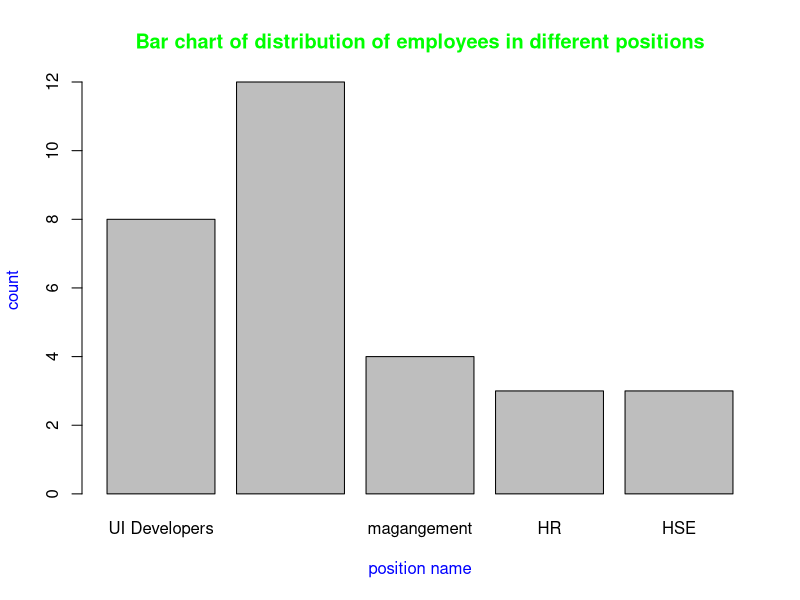
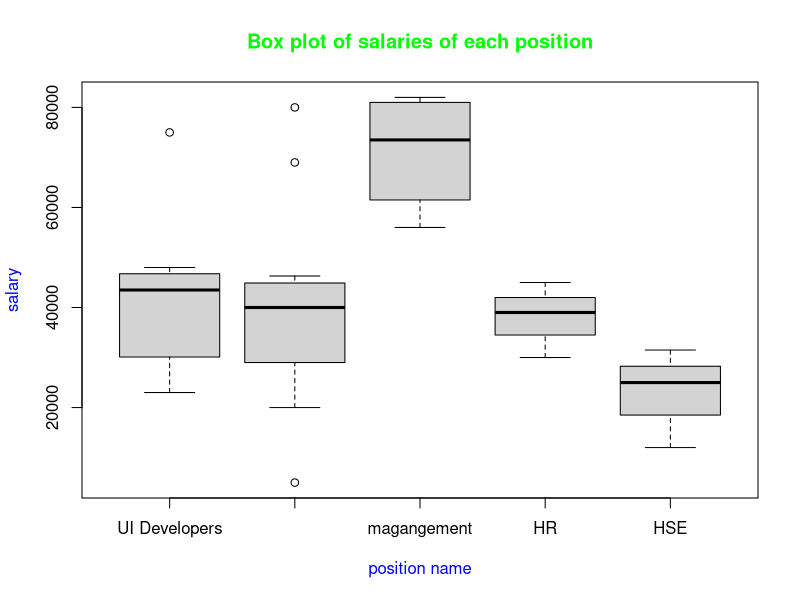

These figures' R source, in order: (Note: this script raises an error after producing the figures.)
################################################################################
#a
positions <- c('UI Developers', 'Back-end Developers', 'magangement', 'HR', 'HSE')
counts <- c(8, 12, 4, 3, 3)
################################################################################
#b

barplot(counts,
        names.arg = positions,
        main = "Bar chart of distribution of employees in different positions",
        xlab = "position name",
        ylab = "count",
        col.main = "green",
        col.lab = "blue")
################################################################################
#c

uid_salaries <- c(75000, 25000, 48000, 42000, 35200, 45000, 23000, 45500)
bed_salaries <- c(20000, 80000, 36000, 46300, 41000, 43000, 22000, 37000,
                  39000, 43500, 69000, 5000)
mng_salaries <- c(80000, 67000, 56000, 82000)
hr_salaries <- c(45000, 39000, 30000)
hse_salareis <- c(12000, 25000, 31500)

boxplot(uid_salaries, bed_salaries, mng_salaries, hr_salaries, hse_salareis,
        main = "Box plot of salaries of each position",
        xlab = "position name",
        ylab = "salary",
        col.main = "green",
        col.lab = "blue",
        names = positions)
################################################################################
#d

print_spread_measures <- function(pos, salaries) {
  quantiles = quantile(salaries, names=FALSE);
  min = min(salaries)
  Q1 = quantiles[2]
  mean = quantiles[3]
  Q3 = quantiles[4]
  max = max(salaries)
  iqr = Q3 - Q1
  upper_whisker = min(Q3 + 1.5*iqr, max)
  lower_whisker = max(Q1 - 1.5*iqr, min)
  outliers = salaries[salaries > upper_whisker | salaries < lower_whisker]
  cat('\t min value:', min, '\n')
  cat('\t first quartile:', Q1, '\n')
  cat('\t second quartile(mean):', mean, '\n')
  cat('\t third quartile:', Q3, '\n')
  cat('\t IQR:', iqr, '\n')
  cat('\t max value:', max, '\n')
  
  #%%%%%%%%%%%%%%%%%%%%%%%%% CALCULATION OF FINDING OUTLIERS %%%%%%%%%%%%%%%%%%%%%%%%%
  if(length(outliers) > 0)
    cat('\t outliers:', outliers, '\n')
  else
    cat('\t outliers: no outliers \n')
  cat("------------------------------------------------------------------\n")
}

for (i in 1:5) {
  cat('Quartiles for', positions[i], ' salaries:\n')
  print_spread_measures(positions[i], all_position_salaries[[i]])
}
################################################################################
#e
all_position_salaries = list(uid_salaries, bed_salaries, mng_salaries, hr_salaries, hse_salareis)

for (i in 1:5) {
  if(median(all_position_salaries[[i]]) > mean(all_position_salaries[[i]]))
    cat(positions[i], "salaries distribution is left-skewed", '\n')
  else
    if(median(all_position_salaries[[i]]) < mean(all_position_salaries[[i]]))
      cat(positions[i], "salaries distribution is right-skewed", '\n')
}

plot_hist_density <- function(pos, salaries) {
  hist(salaries,
       main=paste("Histogram and Density For", pos),
       xlab=paste(pos, "Salaries"),
       border="black",
       prob=TRUE,
       ylim=c(0, 0.00008),
       col="yellow2")
  
  lines(density(salaries), col="blue", lwd=3)
}
for (i in 1:5) {
  plot_hist_density(positions[i], all_position_salaries[[i]])
}
################################################################################
#f

all_salaries = c(uid_salaries, bed_salaries, mng_salaries, hr_salaries, hse_salareis)
sal_group1 <- sum(all_salaries > 50000)
sal_group2 <- sum(all_salaries > 40000 & all_salaries <= 50000)
sal_group3 <- sum(all_salaries > 30000 & all_salaries <= 40000)
sal_group4 <- sum(all_salaries > 20000 & all_salaries <= 30000)
sal_group5 <- sum(all_salaries <= 20000)

colors <- c("azure", "yellow1", "tomato", "orange1", "blue")
labels <- c("very high", "high", "middle", "low", "very low")

slices <- c(sal_group1, sal_group2, sal_group3, sal_group4, sal_group5)

percents <- round(slices/sum(slices)*100)
percents <- paste(percents,"%", sep="")

pie(slices, col=colors, labels=percents, radius=0.6, main="Pie Chart of Salaries")
legend("topleft", labels, fill=colors)
################################################################################
#g

print('center and spread measures for Backend Developers salaries:')
sprintf('mean: %.2f', mean(bed_salaries))
sprintf('median: %.2f', median(bed_salaries))
sprintf('variance: %.2f', var(bed_salaries))
sprintf('standard deviation: %.2f', sd(bed_salaries))
################################################################################
